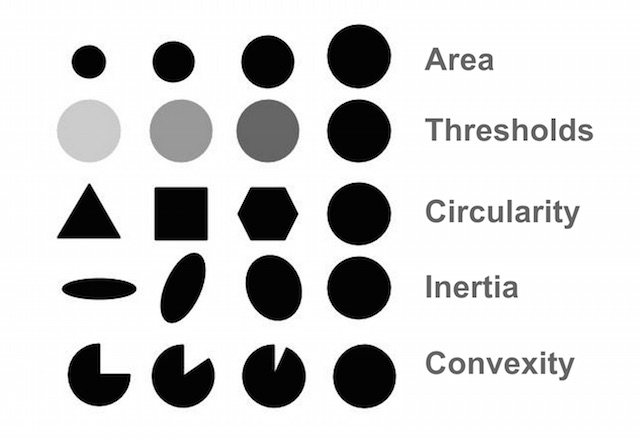
#> input picture houghTransform/BlobTest.jpg, 640 x 439 px, given in place of the camera
$ python blob_thresh.py
#> lines starting #> are read from the running program, lines starting #| are printed output that depends on the picture; after the words box and inside, x2 and y2 are one past the last pixel; in counts of white or black regions, pixels touching at a corner belong together
# Test adaptive threshold

import cv2
import numpy as np

# contour parameter####################################################
kernel = cv2.getStructuringElement(cv2.MORPH_RECT, (7, 7))
smallest_area = 1000
largest_area = 50000
largestNumberOfCircles = 5

cap = cv2.VideoCapture(0)

def findContour(img):
	edged = cv2.Canny(img, 10, 250)
	closed = cv2.morphologyEx(edged, cv2.MORPH_CLOSE, kernel)
	(cnts, _) = cv2.findContours(closed.copy(), cv2.RETR_EXTERNAL, cv2.CHAIN_APPROX_SIMPLE)
	return cnts

def approximateCnt(contour):
	peri = cv2.arcLength(contour, True)
	area = cv2.contourArea(contour)
	approx = cv2.approxPolyDP(contour, 0.02 * peri, True)
	return approx, area

def findTags(img):
	global timeFoundLast
	contours = findContour(gray)
	# reset all tag information
	tags = []
	nearestTag = None
	xx, yy = 0, 0
	# all tags are not found yet
	for i in range(len(allTags)):
		allTags[i].found = False
	# arbitrary set min distance from the robot
	minDistance = screenHeight ** 2 + screenWidth **2
	for c in contours:
		approx, area = approximateCnt(c)
		if len(approx) < 5 and len(approx) > 3 and area > smallest_area and area < largest_area:
			firstTime = False
			cv2.drawContours(image, [approx], -1, (0, 255, 0), 4)
			rect = getRectByPoints(approx)
			ROI = getPartImageByRect(rect, gray)
			keypoints = detector.detect(ROI)
			numberOfCircles = len(keypoints)
			if numberOfCircles > numberOfTags or numberOfCircles == 0:
				continue
			timeFoundLast = time.time()
			x_center, y_center = centerOfRect(rect)
			tag = allTags[numberOfCircles - 1]
			tags.append(tag)
			# Record tag information
			tag.found = True
			tag.x = x_center
			tag.y = y_center
			# Find nearest tag
			distance = tag.distance()
			if distance < minDistance:
				minDistance = distance
				nearestTag = tag
			# print tag information
			printTagInfo(tag, rect, image)
			printNearestTag(nearestTag)
			printCenter(tag)
	return tags, nearestTag
while True:

	ret, frame = cap.read()
#> frame is the input picture: shape (439, 640, 3); min 0, max 255, mean 210.3
	gray = cv2.cvtColor(frame, cv2.COLOR_BGR2GRAY)
	gray = cv2.GaussianBlur(gray, (3, 3), 0)

	th = cv2.adaptiveThreshold(gray, 255, cv2.ADAPTIVE_THRESH_MEAN_C,cv2.THRESH_BINARY,11,2)
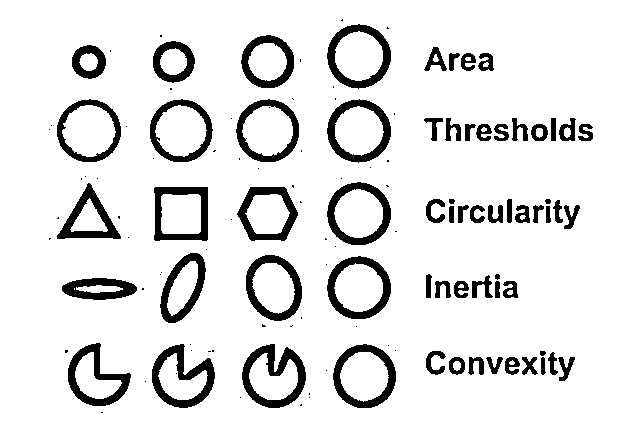
#> th: shape (439, 640); 89.2% white; 125 black regions (61 under 20 px), largest, box (x1, y1, x2, y2) and area: (242, 344, 306, 408) 1574, (152, 344, 215, 408) 1493, (327, 24, 391, 89) 1341
	contours = findContour(th)
#> in findContour, `edged = cv2.Canny(img, 10, 250)`:
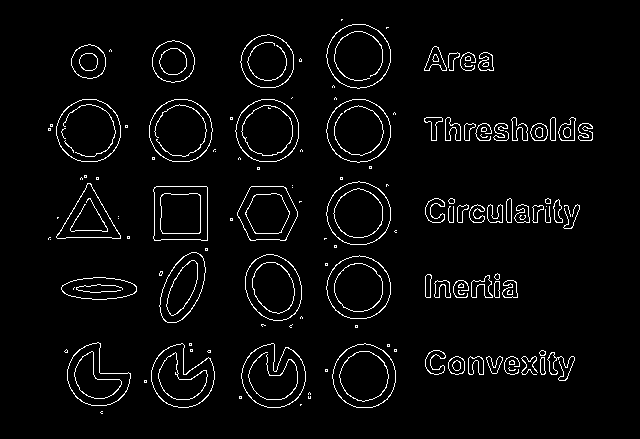
#> edged: shape (439, 640); 3.7% white in thin lines or dots, all inside (x1, y1, x2, y2) = (48, 19, 593, 414)
#> in findContour, `closed = cv2.morphologyEx(edged, cv2.MORPH_CLOSE, kernel)`:
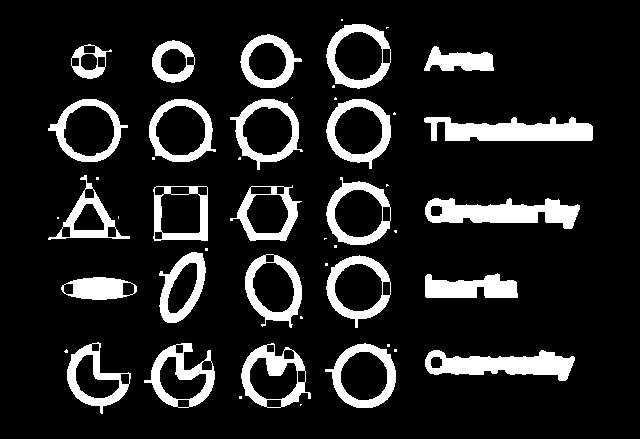
#> closed: shape (439, 640); 13.5% white; 48 white regions (23 under 20 px)
#> in findContour, `(cnts, _) = cv2.findContours(closed.copy(), cv2.RETR_EXTERNAL, cv2.CHA..`: cnts = 48 contours, 23 with area under 20; largest, box (x1, y1, x2, y2) and area: (326, 24, 391, 89) 3229, (48, 99, 128, 162) 3220, (326, 177, 391, 245) 3197, (230, 99, 303, 170) 3196, (326, 99, 391, 169) 3194
#> contours has the same summary as cnts in findContour
	tags, nearestTag = findTags(gray)
#> in findContour (call 2), `edged = cv2.Canny(img, 10, 250)`:
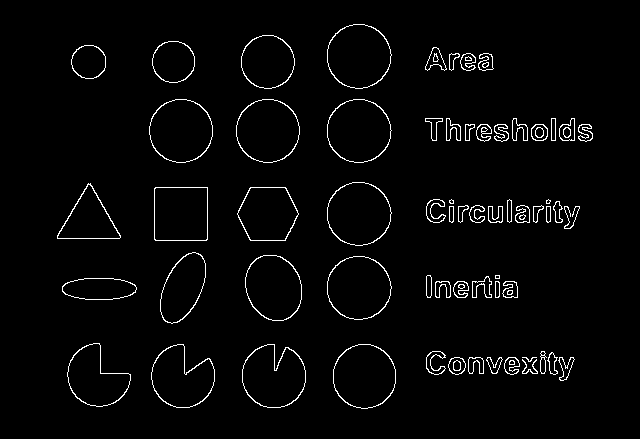
#> edged: shape (439, 640); 2.6% white in thin lines or dots, all inside (x1, y1, x2, y2) = (57, 24, 593, 409)
#> in findContour (call 2), `closed = cv2.morphologyEx(edged, cv2.MORPH_CLOSE, kernel)`:
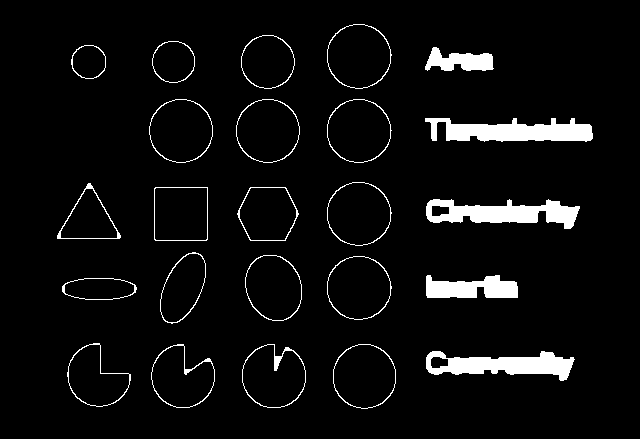
#> closed: shape (439, 640); 5.2% white; 24 white regions
#> in findContour (call 2), `(cnts, _) = cv2.findContours(closed.copy(), cv2.RETR_EXTERNAL, cv2.CHA..`: cnts = 24 contours; largest, box (x1, y1, x2, y2) and area: (327, 24, 392, 89) 3216, (327, 256, 392, 320) 3174, (327, 99, 392, 163) 3174, (327, 182, 392, 246) 3172, (333, 344, 396, 409) 3168
#> in findTags, `contours = findContour(gray)`: contours has the same summary as cnts in findContour
#> (the run stopped early here; a loop or call above may not have finished)
